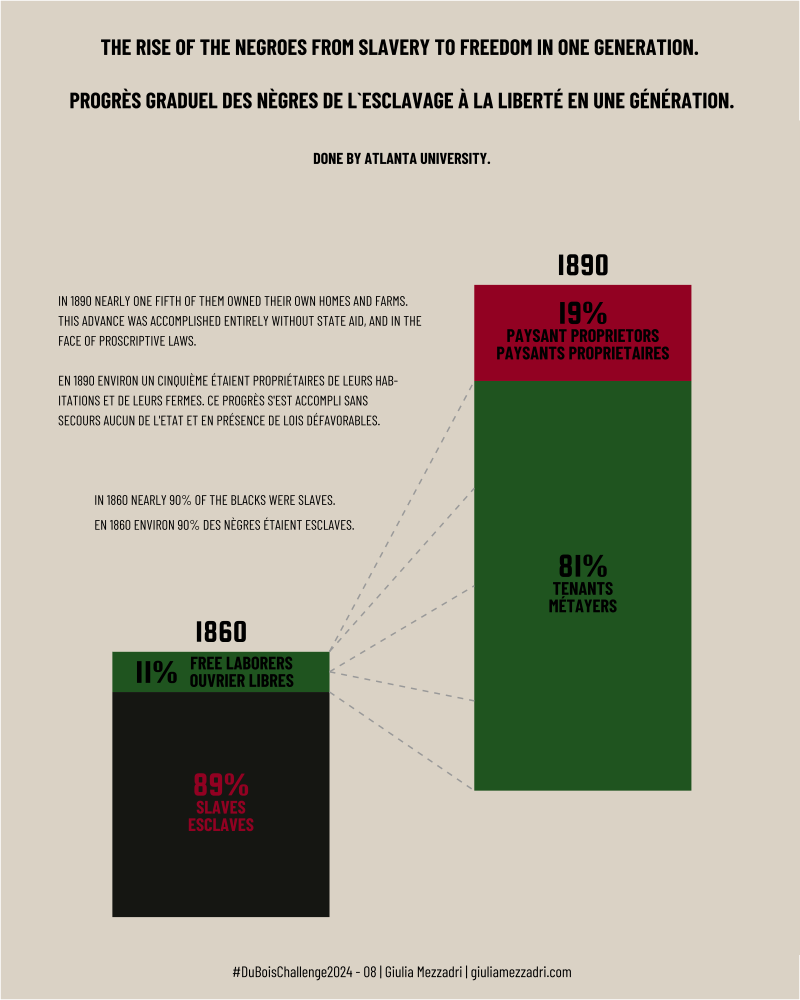

Write the R code that produced this figure.
###packages
rm(list=ls())   #to clean
library(ggplot2)
library(showtext)
library(dplyr)
showtext_auto()

###fonts
font_add_google(name = "Squada One", family = "Squada One")
font_add_google(name='Barlow Condensed', family='Barlow Condensed')

###import data set
data=read.table('data.csv', header = TRUE, sep=',')
col_red='#920122ff'
col_green='#1f541fff'
col_black='#151612ff'
col_background='#dad2c5ff'

###
data_new_format=data.frame(Year=c(rep(1860,3),rep(1890,3)), Type=c('A','Slave','Free','Owners','Tenants','Z'), Percentage=c(NA,89,11,19,81,NA), Number=c(145,89,16,38,162,50), Label=c(NA,'SLAVES\nESCLAVES','FREE LABORERS\nOUVRIER LIBRES','PAYSANT PROPRIETORS\nPAYSANTS PROPRIETAIRES','TENANTS\nMÉTAYERS',NA))
data_new_format = arrange(data_new_format, Year, -xtfrm(Type))

# Calculate y position, placing it in the middle
data_new_format <- data_new_format %>%
  group_by(Year) %>%
  mutate(Label_y = cumsum(Number) - 0.5 * Number, Upper=cumsum(Number))

pl=ggplot(data_new_format, aes(x=factor(Year), y=Number, fill=Type)) +
  geom_col(width=.6) +
  geom_text(data=data_new_format[c(2,6),], aes(label=Year, y=Upper+8), family='Squada One', fontface='bold', size=8) +
  geom_text(data=data_new_format[c(1,5,6),], aes(label=Label, y=Label_y-4.5), color=c(col_red, rep('black',2)), family='Barlow Condensed', fontface='bold', size=4.6, lineheight=.8) +
  geom_text(data=data_new_format[c(1,5,6),], aes(label=paste(Percentage,'%',sep=''), y=Label_y+8), color=c(col_red, rep('black',2)), family='Squada One', fontface='bold', size=8.5) +
  geom_text(data=data_new_format[c(2),], aes(label=Label, y=Label_y), hjust=.3, color='black', family='Barlow Condensed', fontface='bold', size=4.6, lineheight=.8) +
  geom_text(data=data_new_format[c(2),], aes(label=paste(Percentage,'%',sep=''), y=Label_y), hjust=2, color='black', family='Squada One', fontface='bold', size=8.5) +
  geom_line(data=data_new_format[c(2,5),], aes(x=as.numeric(factor(Year))+c(.3,-.3), y=Upper), stat='identity', group=1, linetype='dashed', color='grey60') +
  geom_line(data=data_new_format[c(2,5),], aes(x=as.numeric(factor(Year))+c(.3,-.3), y=Upper/c(1,5/4)), stat='identity', group=1, linetype='dashed', color='grey60') +
  geom_line(data=data_new_format[c(2,5),], aes(x=as.numeric(factor(Year))+c(.3,-.3), y=Label_y), stat='identity', group=1, linetype='dashed', color='grey60') +
  geom_line(data=data_new_format[c(2,5),], aes(x=as.numeric(factor(Year))+c(.3,-.3), y=Label_y-c(0,(131-40)/2)), stat='identity', group=1, linetype='dashed', color='grey60') +
  geom_line(data=data_new_format[c(1,4),], aes(x=as.numeric(factor(Year))+c(.3,-.3), y=Upper), stat='identity', group=1, linetype='dashed', color='grey60') +
  scale_fill_manual(values=c(col_background, col_green, col_red, col_black, col_green, col_background), guide='none') +
  annotate('text', x=1.5 , y=max(data_new_format$Upper)+50, size=4, label='DONE BY ATLANTA UNIVERSITY.', family='Barlow Condensed', fontface='bold') +
  annotate('text', x=.55 , y=max(data_new_format$Upper)-30, hjust=0, size=3.5, label='IN 1890 NEARLY ONE FIFTH OF THEM OWNED THEIR OWN HOMES AND FARMS.\nTHIS ADVANCE WAS ACCOMPLISHED ENTIRELY WITHOUT STATE AID, AND IN THE\nFACE OF PROSCRIPTIVE LAWS.\n\nEN 1890 ENVIRON UN CINQUIÈME ÉTAIENT PROPRIÉTAIRES DE LEURS HAB-\nITATIONS ET DE LEURS FERMES. CE PROGRÈS S\'EST ACCOMPLI SANS\nSECOURS AUCUN DE L\'ETAT ET EN PRÉSENCE DE LOIS DÉFAVORABLES.', family='Barlow Condensed') +
  annotate('text', x=.65 , y=max(data_new_format$Upper)-90, lineheight=1.5, hjust=0, size=3.5, label='IN 1860 NEARLY 90% OF THE BLACKS WERE SLAVES.\nEN 1860 ENVIRON 90% DES NÈGRES ÉTAIENT ESCLAVES.', family='Barlow Condensed') +
  theme(
    axis.title.x=element_blank(), axis.text.x=element_blank(), axis.ticks.x=element_blank(),
    axis.title.y=element_blank(), axis.text.y=element_blank(), axis.ticks.y=element_blank(),
    plot.caption = element_text(family='Barlow Condensed', hjust=.5, size=11),
    plot.title = element_text(family='Barlow Condensed', face='bold', size=16, hjust=.5, lineheight=2),
    panel.grid=element_blank(),
    plot.margin = unit(c(1, 0, .5, 0), "cm"),
    plot.background = element_rect(fill = col_background), 
    panel.background = element_rect(fill = col_background)
  ) +
  labs(caption='#DuBoisChallenge2024 - 08 | Giulia Mezzadri | giuliamezzadri.com') +
  ggtitle('THE RISE OF THE NEGROES FROM SLAVERY TO FREEDOM IN ONE GENERATION. \nPROGRÈS GRADUEL DES NÈGRES DE L\`ESCLAVAGE À LA LIBERTÉ EN UNE GÉNÉRATION.')
print(pl)
ggsave(file='challenge08.pdf', plot=pl, width=8, height=10)
